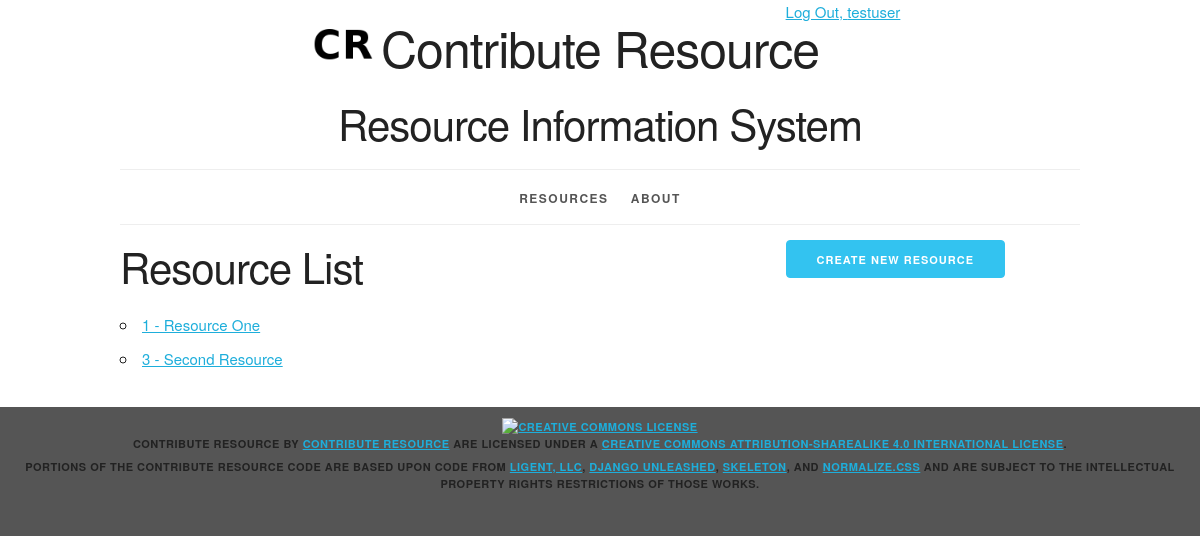
/resource/ (signed in), run on an earlier commit of the app's database.
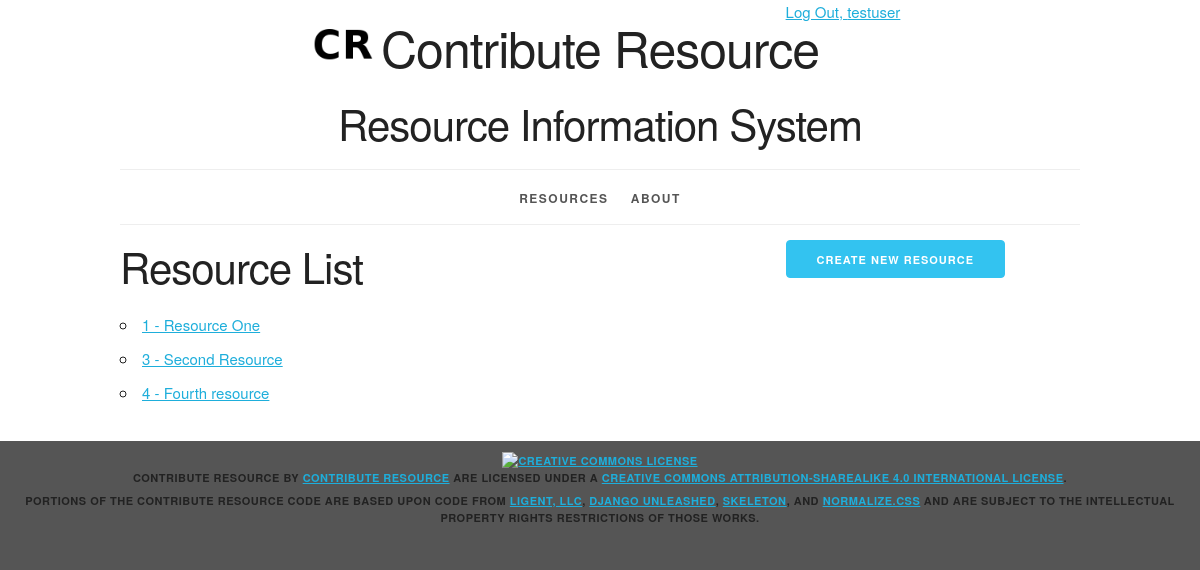
And on a later commit of the database.
### resourceinfo/models.py (models this page shows, shortened)
class Resource(models.Model):
    resource_id = models.AutoField(primary_key=True)
    resource_name = models.CharField(max_length=255)
    resource_content = models.CharField(max_length=8000)
    def __str__(self):
        return '%s - %s' % (self.resource_id, self.resource_name)
    def get_absolute_url(self):
        return reverse('resourceinfo_resource_detail_urlpattern',
                       kwargs={'requested_resource_id': self.resource_id}
                       )
    class Meta:
        ordering = ['resource_id']
        permissions = (
            ("view_resource", "Can view resource"),
        )

### resourceinfo/views.py (the view)
@require_authenticated_permission(
    'resourceinfo.view_resource')
class ResourceList(PageLinksMixin, ListView):
    paginate_by = 5
    model = Resource

### resourceinfo/utils.py (called while the page is built)
    def first_page(self, page):
        if page.number > 1:
            return self._page_urls(1)
        return None

    def previous_page(self, page):
        if (page.has_previous()
                and page.number > 2):
            return self._page_urls(
                page.previous_page_number())
        return None

    def next_page(self, page):
        last_page = page.paginator.num_pages
        if (page.has_next()
                and page.number < last_page - 1):
            return self._page_urls(
                page.next_page_number())
        return None

    def last_page(self, page):
        last_page = page.paginator.num_pages
        if page.number < last_page:
            return self._page_urls(last_page)
        return None

### resourceinfo/templates/resourceinfo/resource_list.html (shortened to what this page needs)
{% extends 'resourceinfo/base.html' %}
{% block create_button %}
    {% if perms.resourceinfo.add_resource %}
    <a
        href="{% url 'resourceinfo_resource_create_urlpattern'  %}"
        class="button button-primary">
      Create New Resource</a>
    {% endif %}
{% endblock %}
{% block org_content %}
  <h2>Resource List</h2>
  <ul>
    {% for resource in resource_list %}
      <li>
        <a href="{{ resource.get_absolute_url }}">
          {{ resource }}</a>
      </li>
    {% empty %}
      <li><em>There are currently no resources available.</em></li>
    {% endfor %}
  </ul>
{% endblock %}

What changed in the data, as far as the page shows it:
added Resource: resource_id+resource_name "4 - Fourth resource"
